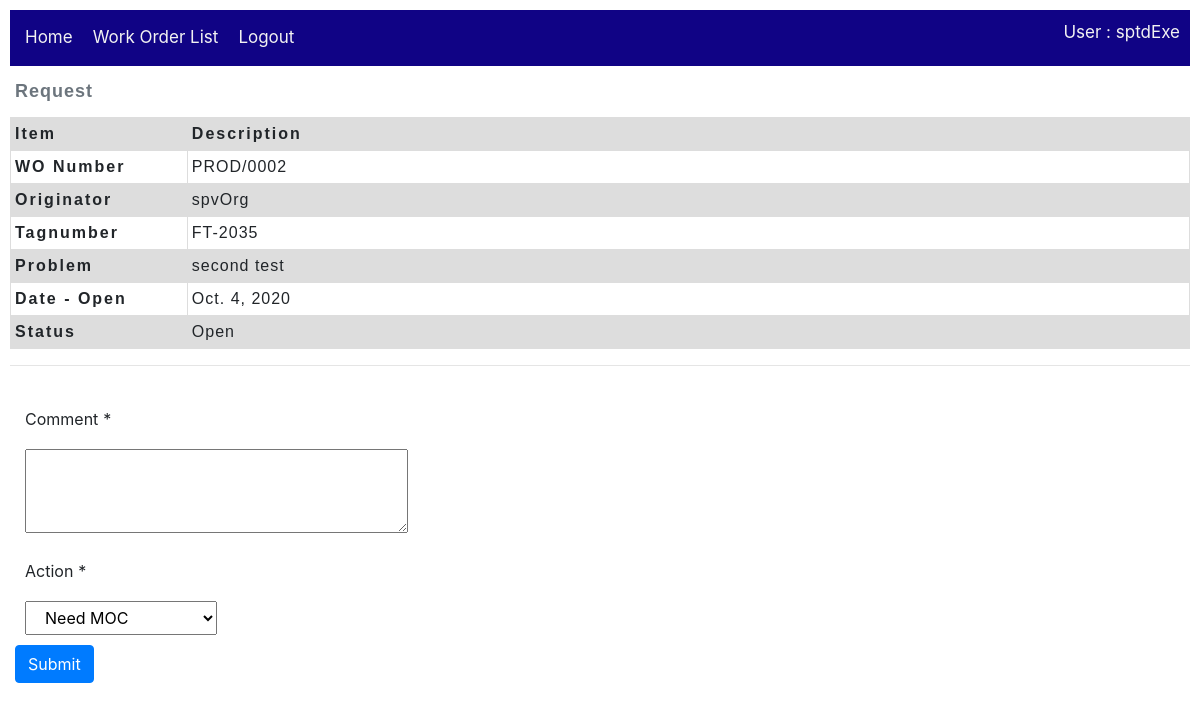
/work_order/forward/2/ (signed in), run on an earlier commit of the app's database.
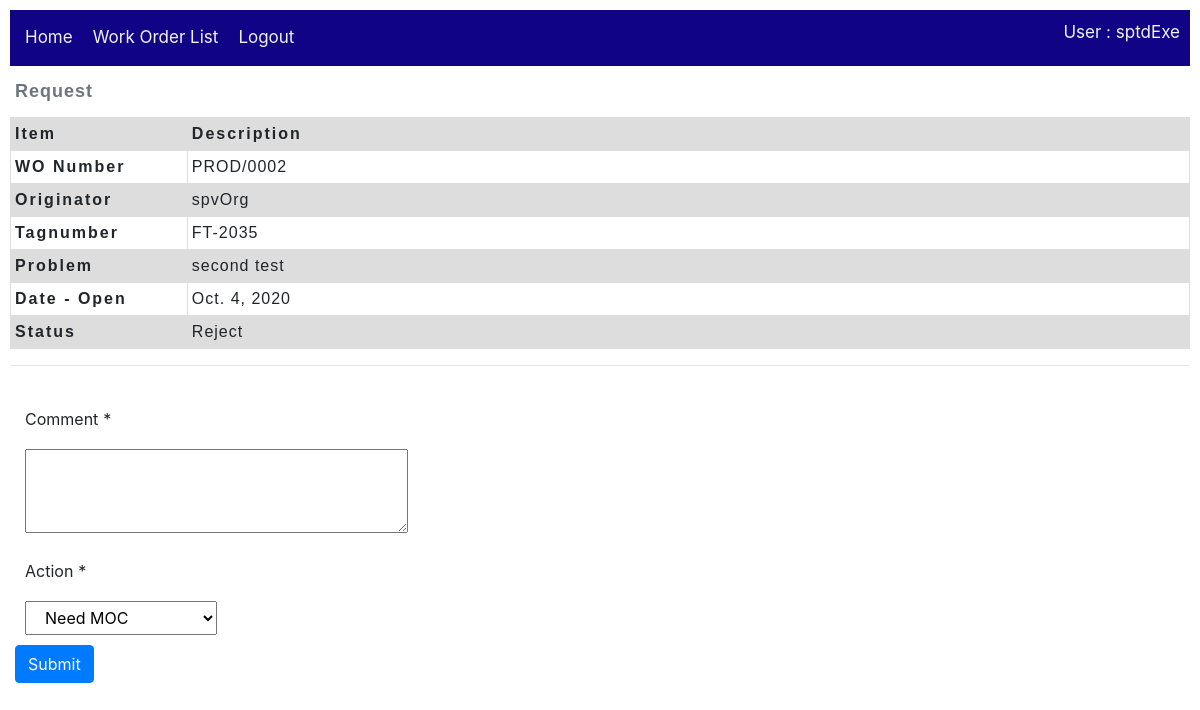
And on a later commit of the database.
### work_order/models.py (models this page shows, shortened)
class Work_order(models.Model):
    wo_number = models.CharField(max_length=20, null=True)
    tagnumber = models.CharField(max_length=50, null=True)
    problem = models.TextField(max_length=1000, null=True)
    originator = models.ForeignKey(CmmsUser,
        on_delete=models.SET_NULL,
        null=True)
    dest_section = models.ForeignKey(Section,
        on_delete=models.SET_NULL,
        null=True)
    date_open = models.DateField()
    date_finish = models.DateField(null=True)
    status = models.ForeignKey(Action,
        on_delete=models.SET_NULL,
        null=True)
    priority = models.ForeignKey(Wo_priority,
        on_delete=models.SET_NULL,
        null=True)
    current_user_id = models.IntegerField(null=True)
    executor_user_id = models.IntegerField(null=True)
    class Meta:
        ordering = ['originator','status','wo_number']

### accounts/models.py (models this page shows, shortened)
class Action(models.Model):
    name = models.CharField(max_length=20, null=True, help_text='Enter name of Action(eg. Open, Close, Reject...)')
    description = models.CharField(max_length=100, null=True, help_text='Enter description of Action')
    mode = models.ForeignKey('Mode', on_delete=models.SET_NULL, null=True)
    category = models.ForeignKey('Category', on_delete=models.SET_NULL, null=True)
    class Meta:
        ordering = ['name']

class CmmsUser(AbstractUser):
    forward_path = models.IntegerField(null=True)#CmmsUser.id
    reverse_path = models.IntegerField(null=True)#CmmsUser.id
    actions = models.ManyToManyField(Action, help_text='Select actions')
    section = models.ForeignKey('Section', on_delete=models.SET_NULL, null=True)
    def __str__(self):
        return self.username

### work_order/views.py (the view, shortened to what this page needs)
# urls.py: path('forward/<int:pk>/', views.Work_orderForward.as_view(), name='work_order-forward'),
class Work_orderForward(LoginRequiredMixin, CreateView):
    form_class = WoJournalForm
    model = Wo_journal
    template_name = 'work_order/WoJournal_form.html'  # Specify your own template name/location
    def get_form_kwargs(self):
        kwargs = super(Work_orderForward, self).get_form_kwargs()
        kwargs.update({'user': self.request.user})
        return kwargs
    def get_initial(self):
        initial = super(Work_orderForward, self).get_initial()
        return initial
    def get_context_data(self, **kwargs):
        context = super(Work_orderForward,self).get_context_data(**kwargs)
        woOnProcess = Work_order.objects.get(id=self.kwargs.get("pk"))
        context['work_order'] = woOnProcess
        return context

### work_order/forms.py (shortened to what this page needs)
class WoJournalForm(ModelForm):
   comment = forms.CharField(widget=forms.Textarea(attrs={'rows':3}))
   def __init__(self, *args, **kwargs):
      self.user = kwargs.pop('user')
      super(WoJournalForm, self).__init__(*args, **kwargs)
      actDict = {}
      for action in self.user.actions.all():
         actDict[action.pk] = action.name
      actlist = list(actDict.items())
      self.fields['action'].widget = Select(choices=actlist)
      self.helper = FormHelper()
      self.helper.layout = Layout(
         Field('comment', css_class='form-group col-md-4 mb-0'),
         Field('action', css_class='form-group col-md-2 mb-0'),
         Submit('submit', 'Submit')
      )
   class Meta:
      template_name = 'work_order/WoJournal_form.html'  # Specify your own template name/location
      model = Wo_journal
      fields = ['comment',
                  'action']

### work_order/templates/work_order/WoJournal_form.html (shortened to what this page needs)
{% extends "base_work_order.html" %}
{% load crispy_forms_tags %}
{% block content %}
  {% include 'Wo_request.html' %}
  <hr>
  {% crispy form %}
{% endblock %}

### work_order/templates/Wo_request.html
{% block content %}
    <table class="WoHeader">
        <caption>Request</caption>
        <thead>
            <tr>
                <th scope="col">Item</th>
                <th scope="col">Description</th>
            </tr>
        </thead>
        <tbody>
            <tr>
                <th scope="row">WO Number</th>
                <td>{{ work_order.wo_number }}</td>
            </tr>
            <tr>
                <th scope="row">Originator</th>
                <td>{{ work_order.originator }}</td>
            </tr>
            <tr>
                <th scope="row">Tagnumber</th>
                <td>{{ work_order.tagnumber }}</td>
            </tr>
            <tr>
                <th scope="row">Problem</th>
                <td>{{ work_order.problem }}</td>
            </tr>
            <tr>
                <th scope="row">Date - Open</th>
                <td>{{ work_order.date_open }}</td>
            </tr>
            <tr>
                <th scope="row">Status</th>
                <td>{{ work_order.status.name }}</td>
            </tr>
        </tbody>
    </table>
{% endblock %}

What changed in the data, as far as the page shows it:
changed Work_order "PROD/0002": status.name "Open" → "Reject"
